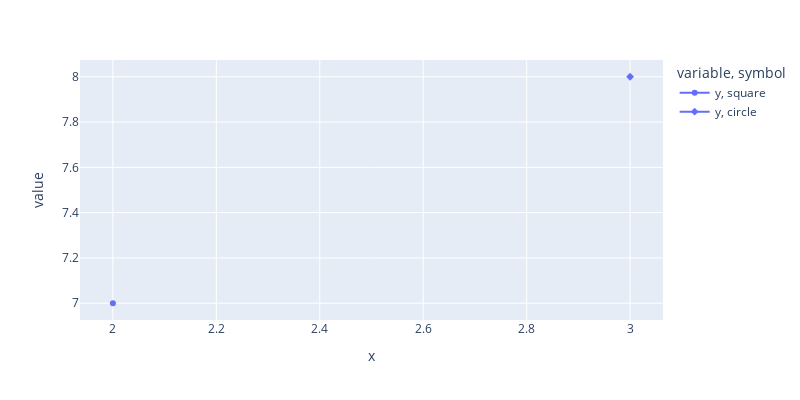

The notebook cell this image was saved under:
### Code cell
#df = pd.read_csv('./Tiller_order_data.csv', low_memory=False)
d = {'x': [2, 3], 'y': [7, 8]}

# by default the x axis is the row index.
df = pd.DataFrame(data=d).set_index('x')
fig = px.line(df,markers=True ,symbol=['square', 'circle'], width=800, height=400)


fig.show()

### Figure 1 — Plotly figure (JSON) as saved in the notebook; plotly's stock layout.template omitted (floating-point values rounded to 4 significant figures)
{"data": [{"hovertemplate": "variable=y<br>symbol=square<br>x=%{x}<br>value=%{y}<extra></extra>", "legendgroup": "y, square", "line": {"color": "#636efa", "dash": "solid"}, "marker": {"symbol": "circle"}, "mode": "lines+markers", "name": "y, square", "orientation": "v", "showlegend": true, "type": "scatter", "x": [2], "xaxis": "x", "y": [7], "yaxis": "y"}, {"hovertemplate": "variable=y<br>symbol=circle<br>x=%{x}<br>value=%{y}<extra></extra>", "legendgroup": "y, circle", "line": {"color": "#636efa", "dash": "solid"}, "marker": {"symbol": "diamond"}, "mode": "lines+markers", "name": "y, circle", "orientation": "v", "showlegend": true, "type": "scatter", "x": [3], "xaxis": "x", "y": [8], "yaxis": "y"}], "layout": {"height": 400, "legend": {"title": {"text": "variable, symbol"}, "tracegroupgap": 0}, "margin": {"t": 60}, "width": 800, "xaxis": {"anchor": "y", "domain": [0, 1], "title": {"text": "x"}}, "yaxis": {"anchor": "x", "domain": [0, 1], "title": {"text": "value"}}}}
